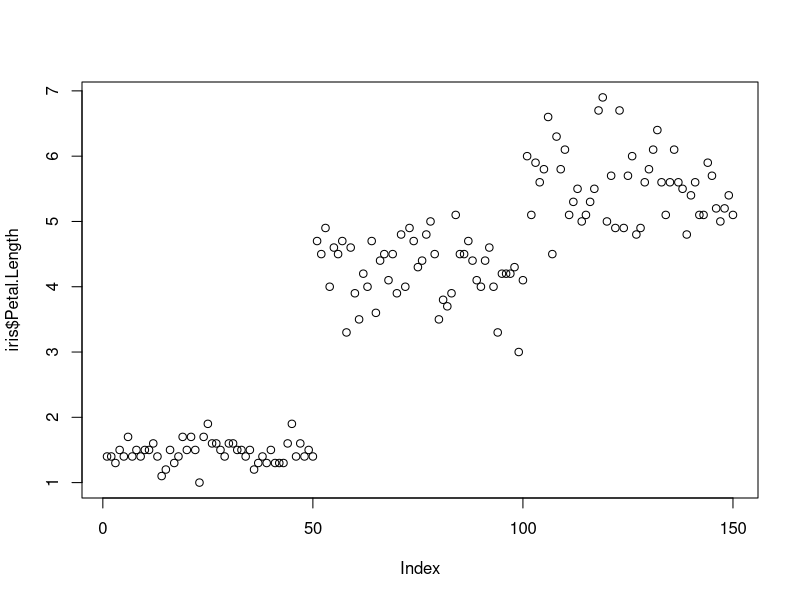
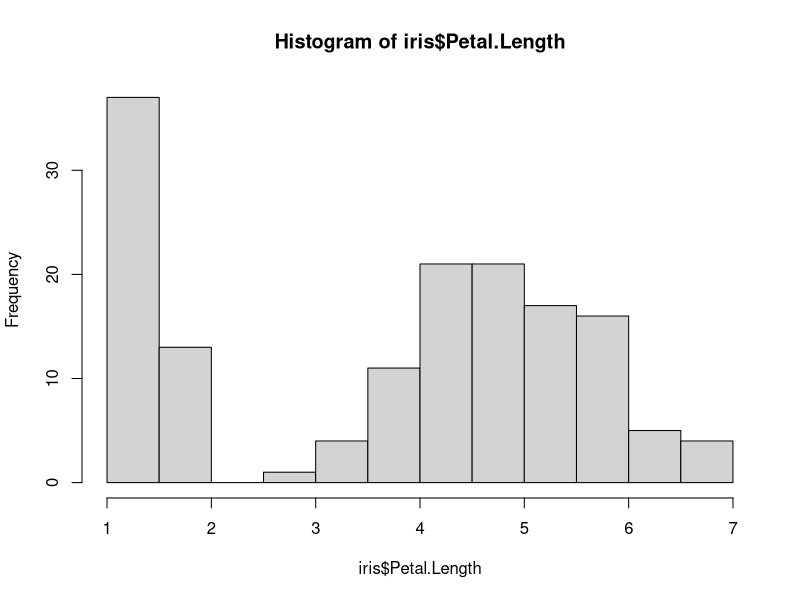
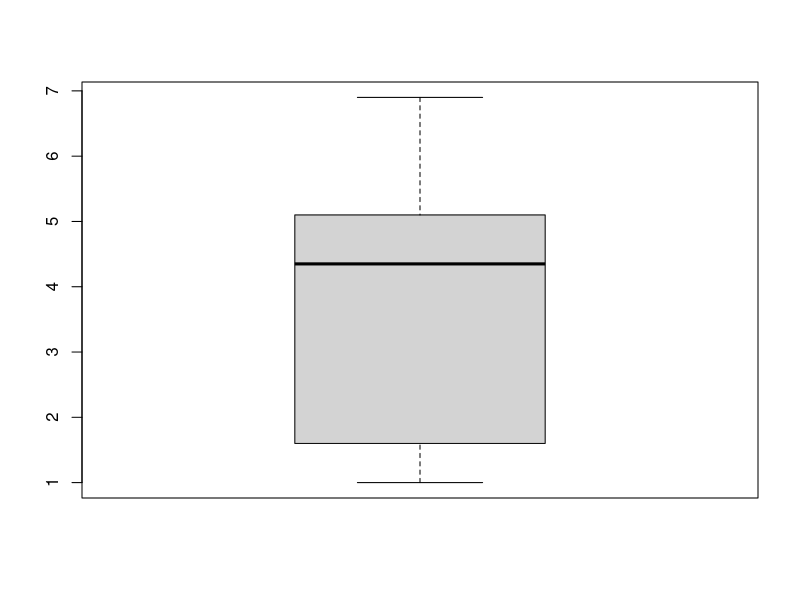
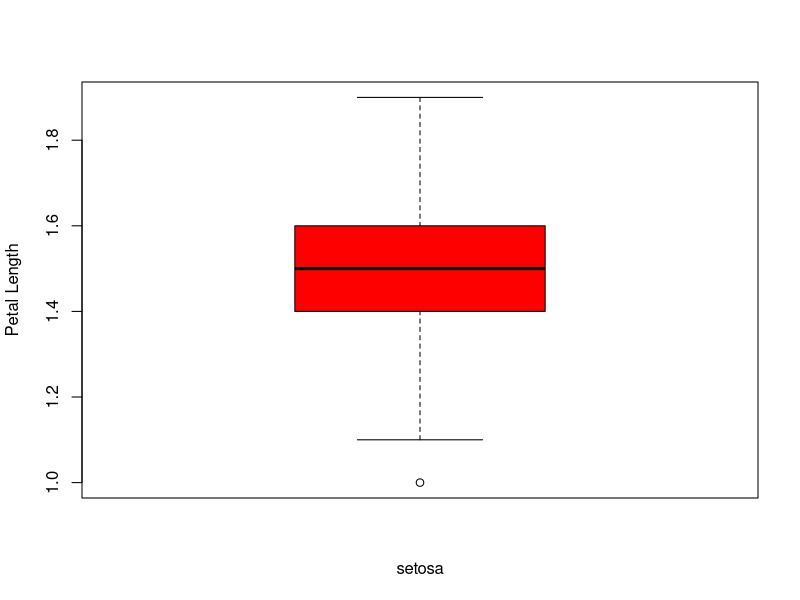
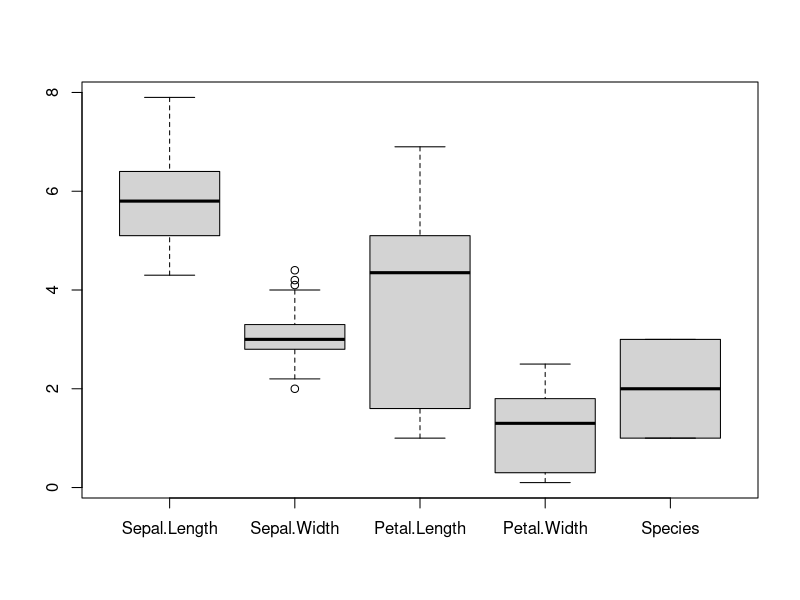
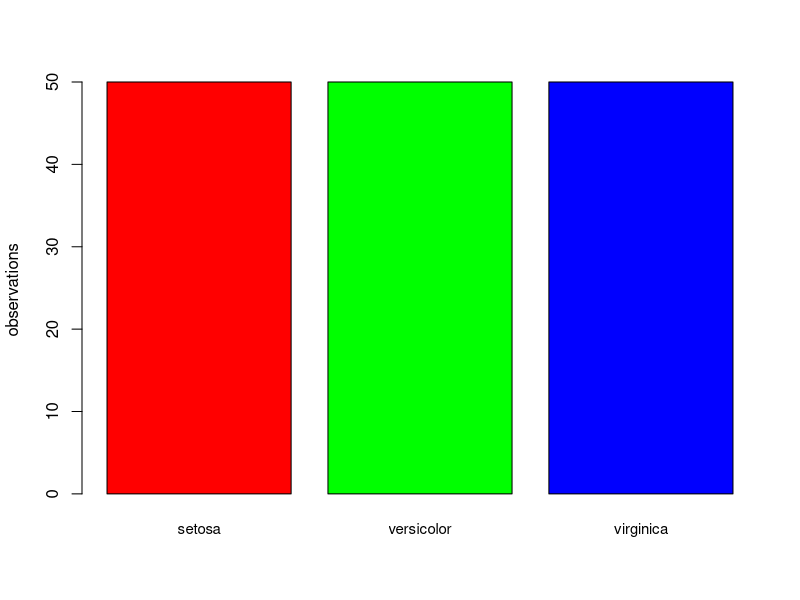
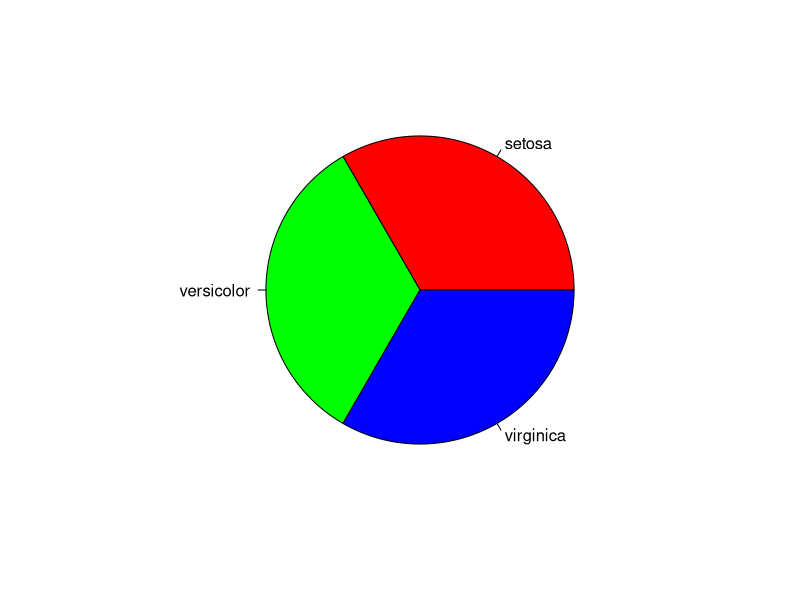
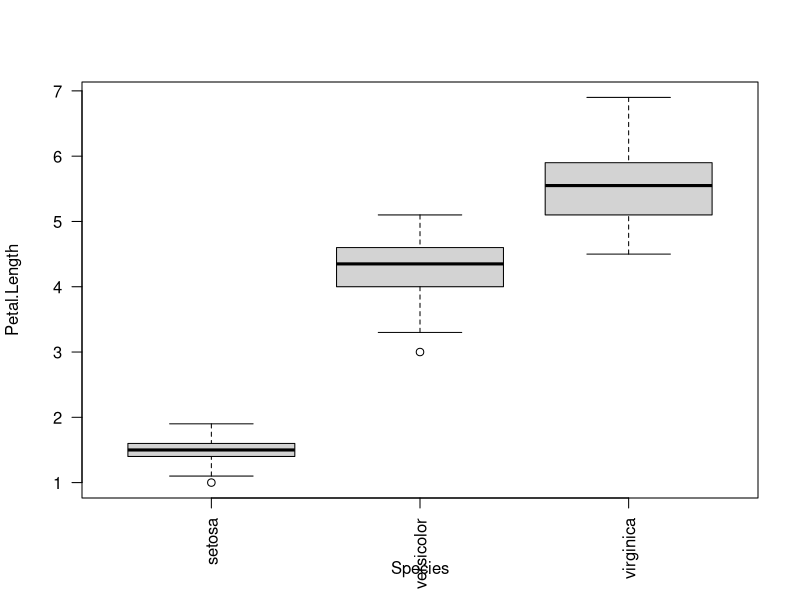

Recreate these plots in R, in order.
## ---- chunk 1
?iris
str(iris)
head(iris)
## ---- chunk 2
summary(iris)
plot(iris$Petal.Length) # a plot at last. Simple, but many arguments: ?plot 
hist(iris$Petal.Length) # and a histogram
## ---- chunk 3
boxplot(iris$Petal.Length)
## ---- chunk 4
boxplot(iris$Petal.Length[iris$Species=="setosa"], xlab="setosa", ylab="Petal Length", col="red")
## ---- chunk 5
boxplot(iris) # What does the boxplot for Species mean?
## ---- chunk 6
class(iris$Species)
typeof(iris$Species)
ts=table(iris$Species)  # returns a contigency table ~> histogram for categorical data
barplot(ts, col=rainbow(3), ylab="observations", cex.names=0.9)
pie(ts,col=rainbow(3))
## ---- chunk 7
boxplot( Petal.Length ~ Species, data = iris, las=2) # what does las=2 do ?
## ---- chunk 8
# use help to determine how to add colors
cols=c("red","yellow","blue")
boxplot( Petal.Length ~ Species, data = iris, las=2,col=cols)
## ---- chunk 9
x=iris$Petal.Length
y=iris$Petal.Width
plot(x,y)                              # again: this can be customized
abline(v=mean(x),h=mean(y),col="red")  # add vertical/horizontal lines
cor(x,y)                               # a correlation coefficient: which one?
## ---- chunk 10
niris=iris[,-5]  # generate new data frame without species variable
str(niris)
## ---- chunk 11
cor(niris)   # correlation matrix. Which correlation coefficient?
pairs(niris) # provide a visualization, try also plot(iris)

# assign species-colors to each observation 
cols = iris$Species                        # understand how color is defined
pairs(niris, col=cols, lower.panel=NULL)   # "cols" was defined in task above
